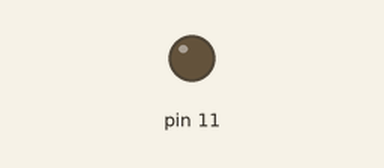
Simulated run of this program. Board: Raspberry Pi (header pin numbers). Shown: output pins drawn as LEDs (lit = HIGH).

Above: at 1.8 s.
At 32.1 s:
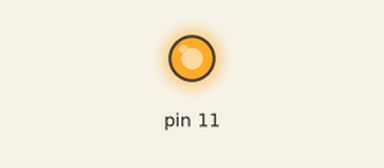
Timing chart, 0 to 33.3 s (numbered marks = the images above):
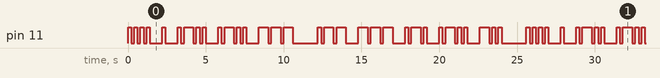

Measured:
- by itself, pin 11: moves between LOW and HIGH, repeating every 25.6 s
- by itself, everything shown: repeats every 25.6 s, in 64 steps

The program:

MorseHello.py
```python
import RPi.GPIO as GPIO
import time

# Create 'Hello World' in Morse Code
# Dot = 1 unit
# Dash = 3 units
# Space between parts of the same letter = 1 unit
# Space betewwen letters = 3 units
# Space between words = 7 units
# 1 unit = .2 seconds
# 'Hello World' in Morse: **** * *-** *-** ---   *-- --- *-* *--* -**

#creating the 'dot' blink
def dot():
    GPIO.output(11, True)
    time.sleep(.2)
    GPIO.output(11,False)
    time.sleep(.2)

# creating the 'dash' blink
def dash():
    GPIO.output(11, True)
    time.sleep(.6)
    GPIO.output(11,False)
    time.sleep(.2)

# letter space
def letter():
    GPIO.output(11,False)
    time.sleep(.6)

# word space
def space():
    GPIO.output(11,False)
    time.sleep(1.4)

# dots, dashes, and spaces to blink out "Hello World" in morse code
while True:
    GPIO.setmode(GPIO.BOARD)
    GPIO.setup(11,GPIO.OUT)
    dot()
    dot()
    dot()
    dot()
    letter()
    dot()
    letter()
    dot()
    dash()
    dot()
    dot()
    letter()
    dot()
    dash()
    dot()
    dot()
    letter()
    dash()
    dash()
    dash()
    space()
    dot()
    dash()
    dash()
    letter()
    dash()
    dash()
    dash()
    letter()
    dot()
    dash()
    dot()
    letter()
    dot()
    dash()
    dot()
    dot()
    letter()
    dash()
    dot()
    dot()
    space()
    GPIO.cleanup()
```
